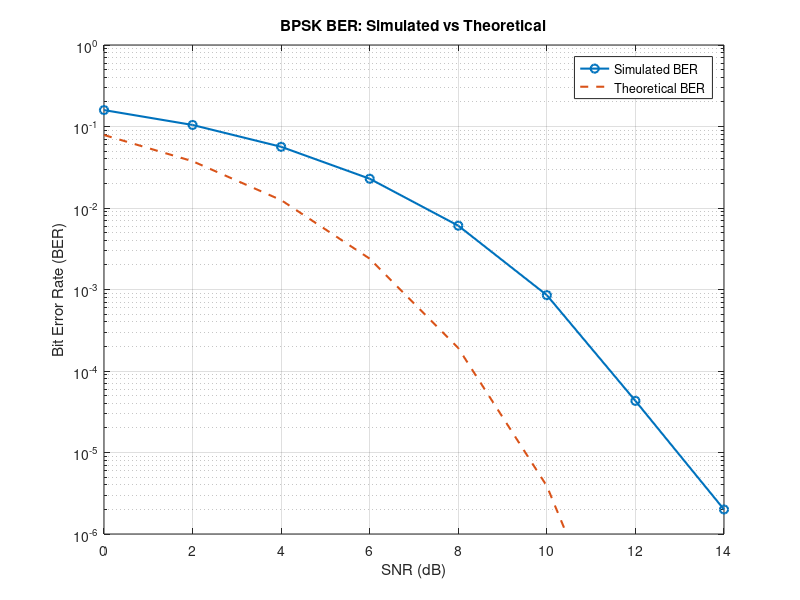

Write the MATLAB code that produced this figure.
clc;
clear;
close all;

%% BPSK BER PERFORMANCE ANALYSIS

% SNR values to test
SNR_dB = 0:2:14;

% Number of bits
N = 1000000;

% Generate random binary data
txBits = randi([0 1], N, 1);

% BPSK Mapping
% 0 -> -1
% 1 -> +1
txSignal = 2*txBits - 1;

% Array for simulated BER
simulatedBER = zeros(size(SNR_dB));

%% Simulation for different SNR values

for i = 1:length(SNR_dB)

    % Calculate noise power
    signalPower = mean(txSignal.^2);

    noisePower = signalPower / ...
        (10^(SNR_dB(i)/10));

    % Generate AWGN noise
    noise = sqrt(noisePower) * randn(size(txSignal));

    % Received signal
    rxSignal = txSignal + noise;

    % BPSK demodulation
    rxBits = rxSignal > 0;

    % Count bit errors
    errors = sum(txBits ~= rxBits);

    % Calculate BER
    simulatedBER(i) = errors / N;

    fprintf('SNR = %2d dB   Errors = %6d   BER = %.8f\n', ...
        SNR_dB(i), errors, simulatedBER(i));

end

%% Theoretical BPSK BER

theoreticalBER = 0.5 * erfc( ...
    sqrt(10.^(SNR_dB/10)));

%% Display Results

fprintf('\n====================================\n');
fprintf('       BPSK BER ANALYSIS\n');
fprintf('====================================\n');

fprintf('Total transmitted bits = %d\n', N);

%% Plot Simulated and Theoretical BER

figure;

semilogy(SNR_dB, simulatedBER, ...
    'o-', 'LineWidth', 1.5);

hold on;

semilogy(SNR_dB, theoreticalBER, ...
    '--', 'LineWidth', 1.5);

grid on;

xlabel('SNR (dB)');
ylabel('Bit Error Rate (BER)');

title('BPSK BER: Simulated vs Theoretical');

legend('Simulated BER', 'Theoretical BER');

xlim([0 14]);
ylim([1e-6 1]);
